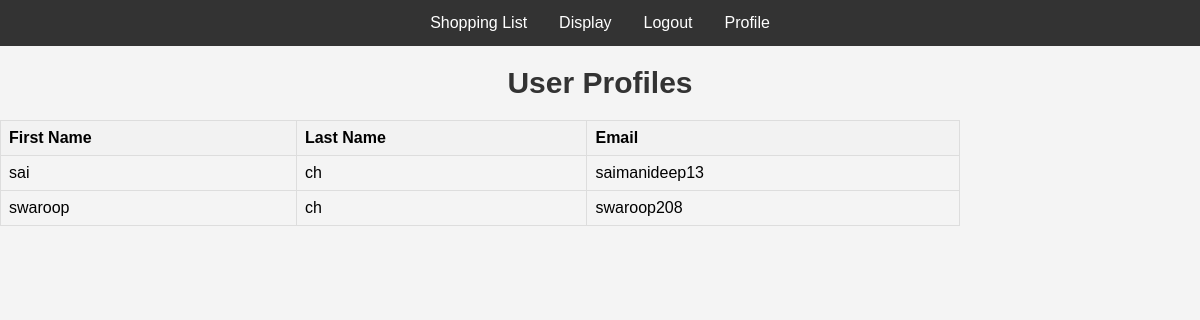
Screenshot of /profile (signed in) with the database file from the repository.
### app.py (models this page shows, shortened)
class User(db.Model, UserMixin):
    __tablename__ = 'users'
    id = db.Column(db.Integer, primary_key = True)
    first_name = db.Column(db.String(30))
    last_name = db.Column(db.String(30))
    email = db.Column(db.String(64), unique=True, index=True)
    password_hash = db.Column(db.String(128))

### app.py (the view)
@app.route('/profile')
@login_required
def profile():
    users = User.query.all()
    return render_template('profile.html', users = users)

### app.py (called while the page is built)
@login_manager.user_loader
def load_user(user_id):
    return User.query.get(user_id)

### templates/profile.html (shortened to what this page needs)
{% extends 'layout.html' %}
{% block content %}
    <table>
        <h1> User Profiles</h1>
        <tr>
            <th> First Name</th>
            <th> Last Name</th>
            <th> Email</th>
        </tr>
        {% for user in users %}
            <tr>
                <td>{{ user.first_name }}</td>
                <td>{{ user.last_name }}</td>
                <td>{{ user.email }}</td>
            </tr>
        {% endfor %}
{% endblock %}

### templates/layout.html (style rules this page uses)
body { font-family: Arial, sans-serif; margin: 0; padding: 0; background-color: #f4f4f4; }

### templates/profile.html (style rules this page uses)
h1 { color: #333; text-align: center; font-size: 30px; font-weight: bold; }
table { width: 80%; border-collapse: collapse; margin-top: 20px; }
th, td { border: 1px solid #ddd; padding: 8px; text-align: left; }
th { background-color: #f2f2f2; }

### rows the page displays
User: first_name "sai", last_name "ch", email "saimanideep13"
User: first_name "swaroop", last_name "ch", email "swaroop208"
